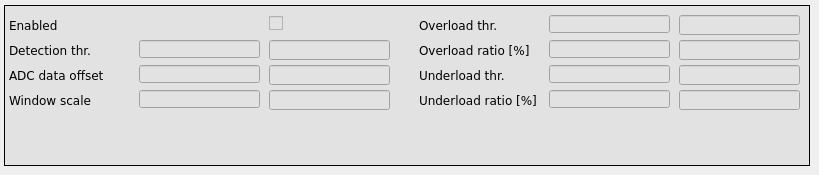
      <widget class="QWidget" name="sc_2">
       <attribute name="title">
        <string>Bunch-by-Bunch DSP</string>
       </attribute>
       <widget class="caFrame" name="caframe_7">
        <property name="geometry">
         <rect>
          <x>4</x>
          <y>5</y>
          <width>806</width>
          <height>161</height>
         </rect>
        </property>
        <property name="styleSheet">
         <string notr="true">background-color: rgb(226, 226, 226);</string>
        </property>
        <property name="frameShape">
         <enum>QFrame::Box</enum>
        </property>
        <widget class="caToggleButton" name="catogglebutton_4">
         <property name="geometry">
          <rect>
           <x>265</x>
           <y>10</y>
           <width>16</width>
           <height>16</height>
          </rect>
         </property>
         <property name="font">
          <font>
           <family>DejaVu Sans</family>
           <pointsize>9</pointsize>
          </font>
         </property>
         <property name="channel" stdset="0">
          <string notr="true">$(BPM):dsp:bbb:enable_sp</string>
         </property>
        </widget>
        <widget class="caLed" name="caled_2">
         <property name="geometry">
          <rect>
           <x>240</x>
           <y>10</y>
           <width>16</width>
           <height>16</height>
          </rect>
         </property>
         <property name="font">
          <font>
           <family>DejaVu Sans</family>
           <pointsize>9</pointsize>
          </font>
         </property>
         <property name="scaleContents">
          <bool>true</bool>
         </property>
         <property name="channel" stdset="0">
          <string notr="true">$(BPM):dsp:bbb:enable_mon</string>
         </property>
         <property name="falseColor">
          <color alpha="0">
           <red>255</red>
           <green>0</green>
           <blue>0</blue>
          </color>
         </property>
         <property name="trueColor">
          <color>
           <red>0</red>
           <green>255</green>
           <blue>0</blue>
          </color>
         </property>
         <property name="trueValue">
          <string>true</string>
         </property>
         <property name="falseValue">
          <string>false</string>
         </property>
        </widget>
        <widget class="caTextEntry" name="caTextEntry_2">
         <property name="geometry">
          <rect>
           <x>265</x>
           <y>60</y>
           <width>121</width>
           <height>20</height>
          </rect>
         </property>
         <property name="font">
          <font>
           <family>DejaVu Sans</family>
           <pointsize>9</pointsize>
          </font>
         </property>
         <property name="alignment">
          <set>Qt::AlignRight|Qt::AlignTrailing|Qt::AlignVCenter</set>
         </property>
         <property name="channel" stdset="0">
          <string notr="true">$(BPM):dsp:bbb:threshold:offset_sp</string>
         </property>
         <property name="background">
          <color>
           <red>255</red>
           <green>255</green>
           <blue>255</blue>
          </color>
         </property>
         <property name="fontScaleMode">
          <enum>caLineEdit::WidthAndHeight</enum>
         </property>
        </widget>
        <widget class="caTextEntry" name="caTextEntry_3">
         <property name="geometry">
          <rect>
           <x>265</x>
           <y>35</y>
           <width>121</width>
           <height>20</height>
          </rect>
         </property>
         <property name="font">
          <font>
           <family>DejaVu Sans</family>
           <pointsize>9</pointsize>
          </font>
         </property>
         <property name="alignment">
          <set>Qt::AlignRight|Qt::AlignTrailing|Qt::AlignVCenter</set>
         </property>
         <property name="channel" stdset="0">
          <string notr="true">$(BPM):dsp:bbb:threshold:window_sp</string>
         </property>
         <property name="background">
          <color>
           <red>255</red>
           <green>255</green>
           <blue>255</blue>
          </color>
         </property>
         <property name="fontScaleMode">
          <enum>caLineEdit::WidthAndHeight</enum>
         </property>
        </widget>
        <widget class="QLabel" name="label_44">
         <property name="geometry">
          <rect>
           <x>5</x>
           <y>35</y>
           <width>121</width>
           <height>20</height>
          </rect>
         </property>
         <property name="font">
          <font>
           <family>DejaVu Sans</family>
          </font>
         </property>
         <property name="text">
          <string>Detection thr.</string>
         </property>
        </widget>
        <widget class="QLabel" name="label_45">
         <property name="geometry">
          <rect>
           <x>5</x>
           <y>60</y>
           <width>115</width>
           <height>20</height>
          </rect>
         </property>
         <property name="font">
          <font>
           <family>DejaVu Sans</family>
          </font>
         </property>
         <property name="text">
          <string>ADC data offset</string>
         </property>
        </widget>
        <widget class="caTextEntry" name="caTextEntry">
         <property name="geometry">
          <rect>
           <x>265</x>
           <y>85</y>
           <width>121</width>
           <height>20</height>
          </rect>
         </property>
         <property name="font">
          <font>
           <family>DejaVu Sans</family>
           <pointsize>9</pointsize>
          </font>
         </property>
         <property name="alignment">
          <set>Qt::AlignRight|Qt::AlignTrailing|Qt::AlignVCenter</set>
         </property>
         <property name="channel" stdset="0">
          <string notr="true">$(BPM):dsp:bbb:scale_sp</string>
         </property>
         <property name="background">
          <color>
           <red>255</red>
           <green>255</green>
           <blue>255</blue>
          </color>
         </property>
         <property name="fontScaleMode">
          <enum>caLineEdit::WidthAndHeight</enum>
         </property>
        </widget>
        <widget class="QLabel" name="label_46">
         <property name="geometry">
          <rect>
           <x>5</x>
           <y>85</y>
           <width>116</width>
           <height>20</height>
          </rect>
         </property>
         <property name="font">
          <font>
           <family>DejaVu Sans</family>
          </font>
         </property>
         <property name="text">
          <string>Window scale</string>
         </property>
        </widget>
        <widget class="caTextEntry" name="caTextEntry_4">
         <property name="geometry">
          <rect>
           <x>675</x>
           <y>10</y>
           <width>121</width>
           <height>20</height>
          </rect>
         </property>
         <property name="font">
          <font>
           <family>DejaVu Sans</family>
           <pointsize>9</pointsize>
          </font>
         </property>
         <property name="alignment">
          <set>Qt::AlignRight|Qt::AlignTrailing|Qt::AlignVCenter</set>
         </property>
         <property name="channel" stdset="0">
          <string notr="true">$(BPM):dsp:bbb:threshold:overload_sp</string>
         </property>
         <property name="background">
          <color>
           <red>255</red>
           <green>255</green>
           <blue>255</blue>
          </color>
         </property>
         <property name="fontScaleMode">
          <enum>caLineEdit::WidthAndHeight</enum>
         </property>
        </widget>
        <widget class="QLabel" name="label_47">
         <property name="geometry">
          <rect>
           <x>415</x>
           <y>10</y>
           <width>121</width>
           <height>20</height>
          </rect>
         </property>
         <property name="font">
          <font>
           <family>DejaVu Sans</family>
          </font>
         </property>
         <property name="text">
          <string>Overload thr.</string>
         </property>
        </widget>
        <widget class="caTextEntry" name="caTextEntry_5">
         <property name="geometry">
          <rect>
           <x>675</x>
           <y>35</y>
           <width>121</width>
           <height>20</height>
          </rect>
         </property>
         <property name="font">
          <font>
           <family>DejaVu Sans</family>
           <pointsize>9</pointsize>
          </font>
         </property>
         <property name="alignment">
          <set>Qt::AlignRight|Qt::AlignTrailing|Qt::AlignVCenter</set>
         </property>
         <property name="channel" stdset="0">
          <string notr="true">$(BPM):dsp:bbb:ratio:overload_sp</string>
         </property>
         <property name="background">
          <color>
           <red>255</red>
           <green>255</green>
           <blue>255</blue>
          </color>
         </property>
         <property name="fontScaleMode">
          <enum>caLineEdit::WidthAndHeight</enum>
         </property>
        </widget>
        <widget class="QLabel" name="label_61">
         <property name="geometry">
          <rect>
           <x>415</x>
           <y>35</y>
           <width>126</width>
           <height>20</height>
          </rect>
         </property>
         <property name="font">
          <font>
           <family>DejaVu Sans</family>
          </font>
         </property>
         <property name="text">
          <string>Overload ratio [%]</string>
         </property>
        </widget>
        <widget class="QLabel" name="label_62">
         <property name="geometry">
          <rect>
           <x>415</x>
           <y>85</y>
           <width>131</width>
           <height>20</height>
          </rect>
         </property>
         <property name="font">
          <font>
           <family>DejaVu Sans</family>
          </font>
         </property>
         <property name="text">
          <string>Underload ratio [%]</string>
         </property>
        </widget>
        <widget class="QLabel" name="label_64">
         <property name="geometry">
          <rect>
           <x>415</x>
           <y>60</y>
           <width>126</width>
           <height>20</height>
          </rect>
         </property>
         <property name="font">
          <font>
           <family>DejaVu Sans</family>
          </font>
         </property>
         <property name="text">
          <string>Underload thr.</string>
         </property>
        </widget>
        <widget class="caTextEntry" name="caTextEntry_6">
         <property name="geometry">
          <rect>
           <x>675</x>
           <y>60</y>
           <width>121</width>
           <height>20</height>
          </rect>
         </property>
         <property name="font">
          <font>
           <family>DejaVu Sans</family>
           <pointsize>9</pointsize>
          </font>
         </property>
         <property name="alignment">
          <set>Qt::AlignRight|Qt::AlignTrailing|Qt::AlignVCenter</set>
         </property>
         <property name="channel" stdset="0">
          <string notr="true">$(BPM):dsp:bbb:threshold:underload_sp</string>
         </property>
         <property name="background">
          <color>
           <red>255</red>
           <green>255</green>
           <blue>255</blue>
          </color>
         </property>
         <property name="fontScaleMode">
          <enum>caLineEdit::WidthAndHeight</enum>
         </property>
        </widget>
        <widget class="caTextEntry" name="caTextEntry_7">
         <property name="geometry">
          <rect>
           <x>675</x>
           <y>85</y>
           <width>121</width>
           <height>20</height>
          </rect>
         </property>
         <property name="font">
          <font>
           <family>DejaVu Sans</family>
           <pointsize>9</pointsize>
          </font>
         </property>
         <property name="alignment">
          <set>Qt::AlignRight|Qt::AlignTrailing|Qt::AlignVCenter</set>
         </property>
         <property name="channel" stdset="0">
          <string notr="true">$(BPM):dsp:bbb:ratio:underload_sp</string>
         </property>
         <property name="background">
          <color>
           <red>255</red>
           <green>255</green>
           <blue>255</blue>
          </color>
         </property>
         <property name="fontScaleMode">
          <enum>caLineEdit::WidthAndHeight</enum>
         </property>
        </widget>
        <widget class="QLabel" name="label_66">
         <property name="geometry">
          <rect>
           <x>5</x>
           <y>10</y>
           <width>131</width>
           <height>20</height>
          </rect>
         </property>
         <property name="font">
          <font>
           <family>DejaVu Sans</family>
          </font>
         </property>
         <property name="text">
          <string>Enabled</string>
         </property>
        </widget>
        <widget class="caLineEdit" name="calineedit_16">
         <property name="geometry">
          <rect>
           <x>135</x>
           <y>85</y>
           <width>121</width>
           <height>18</height>
          </rect>
         </property>
         <property name="sizePolicy">
          <sizepolicy hsizetype="Preferred" vsizetype="Preferred">
           <horstretch>0</horstretch>
           <verstretch>0</verstretch>
          </sizepolicy>
         </property>
         <property name="font">
          <font>
           <family>DejaVu Sans</family>
           <pointsize>11</pointsize>
           <stylestrategy>PreferDefault</stylestrategy>
          </font>
         </property>
         <property name="alignment">
          <set>Qt::AlignRight|Qt::AlignTrailing|Qt::AlignVCenter</set>
         </property>
         <property name="channel" stdset="0">
          <string notr="true">$(BPM):dsp:bbb:scale_mon</string>
         </property>
         <property name="background">
          <color>
           <red>255</red>
           <green>255</green>
           <blue>255</blue>
          </color>
         </property>
         <property name="colorMode">
          <enum>caLineEdit::Static</enum>
         </property>
        </widget>
        <widget class="caLineEdit" name="calineedit_17">
         <property name="geometry">
          <rect>
           <x>545</x>
           <y>85</y>
           <width>121</width>
           <height>18</height>
          </rect>
         </property>
         <property name="sizePolicy">
          <sizepolicy hsizetype="Preferred" vsizetype="Preferred">
           <horstretch>0</horstretch>
           <verstretch>0</verstretch>
          </sizepolicy>
         </property>
         <property name="font">
          <font>
           <family>DejaVu Sans</family>
           <pointsize>11</pointsize>
           <stylestrategy>PreferDefault</stylestrategy>
          </font>
         </property>
         <property name="alignment">
          <set>Qt::AlignRight|Qt::AlignTrailing|Qt::AlignVCenter</set>
         </property>
         <property name="channel" stdset="0">
          <string notr="true">$(BPM):dsp:bbb:ratio:underload_mon</string>
         </property>
         <property name="background">
          <color>
           <red>255</red>
           <green>255</green>
           <blue>255</blue>
          </color>
         </property>
         <property name="colorMode">
          <enum>caLineEdit::Static</enum>
         </property>
        </widget>
        <widget class="caLineEdit" name="calineedit_26">
         <property name="geometry">
          <rect>
           <x>135</x>
           <y>60</y>
           <width>121</width>
           <height>18</height>
          </rect>
         </property>
         <property name="sizePolicy">
          <sizepolicy hsizetype="Preferred" vsizetype="Preferred">
           <horstretch>0</horstretch>
           <verstretch>0</verstretch>
          </sizepolicy>
         </property>
         <property name="font">
          <font>
           <family>DejaVu Sans</family>
           <pointsize>11</pointsize>
           <stylestrategy>PreferDefault</stylestrategy>
          </font>
         </property>
         <property name="alignment">
          <set>Qt::AlignRight|Qt::AlignTrailing|Qt::AlignVCenter</set>
         </property>
         <property name="channel" stdset="0">
          <string notr="true">$(BPM):dsp:bbb:threshold:offset_mon</string>
         </property>
         <property name="background">
          <color>
           <red>255</red>
           <green>255</green>
           <blue>255</blue>
          </color>
         </property>
         <property name="colorMode">
          <enum>caLineEdit::Static</enum>
         </property>
        </widget>
        <widget class="caLineEdit" name="calineedit_27">
         <property name="geometry">
          <rect>
           <x>135</x>
           <y>35</y>
           <width>121</width>
           <height>18</height>
          </rect>
         </property>
         <property name="sizePolicy">
          <sizepolicy hsizetype="Preferred" vsizetype="Preferred">
           <horstretch>0</horstretch>
           <verstretch>0</verstretch>
          </sizepolicy>
         </property>
         <property name="font">
          <font>
           <family>DejaVu Sans</family>
           <pointsize>11</pointsize>
           <stylestrategy>PreferDefault</stylestrategy>
          </font>
         </property>
         <property name="alignment">
          <set>Qt::AlignRight|Qt::AlignTrailing|Qt::AlignVCenter</set>
         </property>
         <property name="channel" stdset="0">
          <string notr="true">$(BPM):dsp:bbb:threshold:window_mon</string>
         </property>
         <property name="background">
          <color>
           <red>255</red>
           <green>255</green>
           <blue>255</blue>
          </color>
         </property>
         <property name="colorMode">
          <enum>caLineEdit::Static</enum>
         </property>
        </widget>
        <widget class="caLineEdit" name="calineedit_28">
         <property name="geometry">
          <rect>
           <x>545</x>
           <y>60</y>
           <width>121</width>
           <height>18</height>
          </rect>
         </property>
         <property name="sizePolicy">
          <sizepolicy hsizetype="Preferred" vsizetype="Preferred">
           <horstretch>0</horstretch>
           <verstretch>0</verstretch>
          </sizepolicy>
         </property>
         <property name="font">
          <font>
           <family>DejaVu Sans</family>
           <pointsize>11</pointsize>
           <stylestrategy>PreferDefault</stylestrategy>
          </font>
         </property>
         <property name="alignment">
          <set>Qt::AlignRight|Qt::AlignTrailing|Qt::AlignVCenter</set>
         </property>
         <property name="channel" stdset="0">
          <string notr="true">$(BPM):dsp:bbb:threshold:underload_mon</string>
         </property>
         <property name="background">
          <color>
           <red>255</red>
           <green>255</green>
           <blue>255</blue>
          </color>
         </property>
         <property name="colorMode">
          <enum>caLineEdit::Static</enum>
         </property>
        </widget>
        <widget class="caLineEdit" name="calineedit_29">
         <property name="geometry">
          <rect>
           <x>545</x>
           <y>35</y>
           <width>121</width>
           <height>18</height>
          </rect>
         </property>
         <property name="sizePolicy">
          <sizepolicy hsizetype="Preferred" vsizetype="Preferred">
           <horstretch>0</horstretch>
           <verstretch>0</verstretch>
          </sizepolicy>
         </property>
         <property name="font">
          <font>
           <family>DejaVu Sans</family>
           <pointsize>11</pointsize>
           <stylestrategy>PreferDefault</stylestrategy>
          </font>
         </property>
         <property name="alignment">
          <set>Qt::AlignRight|Qt::AlignTrailing|Qt::AlignVCenter</set>
         </property>
         <property name="channel" stdset="0">
          <string notr="true">$(BPM):dsp:bbb:ratio:overload_mon</string>
         </property>
         <property name="background">
          <color>
           <red>255</red>
           <green>255</green>
           <blue>255</blue>
          </color>
         </property>
         <property name="colorMode">
          <enum>caLineEdit::Static</enum>
         </property>
        </widget>
        <widget class="caLineEdit" name="calineedit_30">
         <property name="geometry">
          <rect>
           <x>545</x>
           <y>10</y>
           <width>121</width>
           <height>18</height>
          </rect>
         </property>
         <property name="sizePolicy">
          <sizepolicy hsizetype="Preferred" vsizetype="Preferred">
           <horstretch>0</horstretch>
           <verstretch>0</verstretch>
          </sizepolicy>
         </property>
         <property name="font">
          <font>
           <family>DejaVu Sans</family>
           <pointsize>11</pointsize>
           <stylestrategy>PreferDefault</stylestrategy>
          </font>
         </property>
         <property name="alignment">
          <set>Qt::AlignRight|Qt::AlignTrailing|Qt::AlignVCenter</set>
         </property>
         <property name="channel" stdset="0">
          <string notr="true">$(BPM):dsp:bbb:threshold:overload_mon</string>
         </property>
         <property name="background">
          <color>
           <red>255</red>
           <green>255</green>
           <blue>255</blue>
          </color>
         </property>
         <property name="colorMode">
          <enum>caLineEdit::Static</enum>
         </property>
        </widget>
       </widget>
      </widget>
